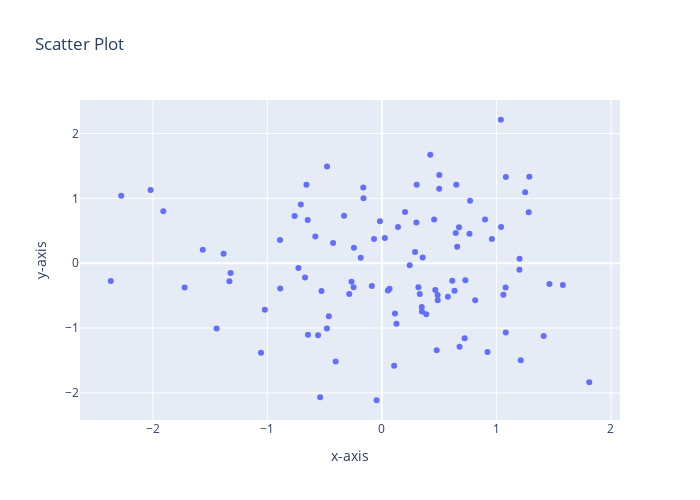

Here is the notebook cell this chart was saved with:
### Code cell
fig=px.scatter(df,x='x-axis',y='y-axis',width=700,height=500,title='Scatter Plot')
fig.show()
